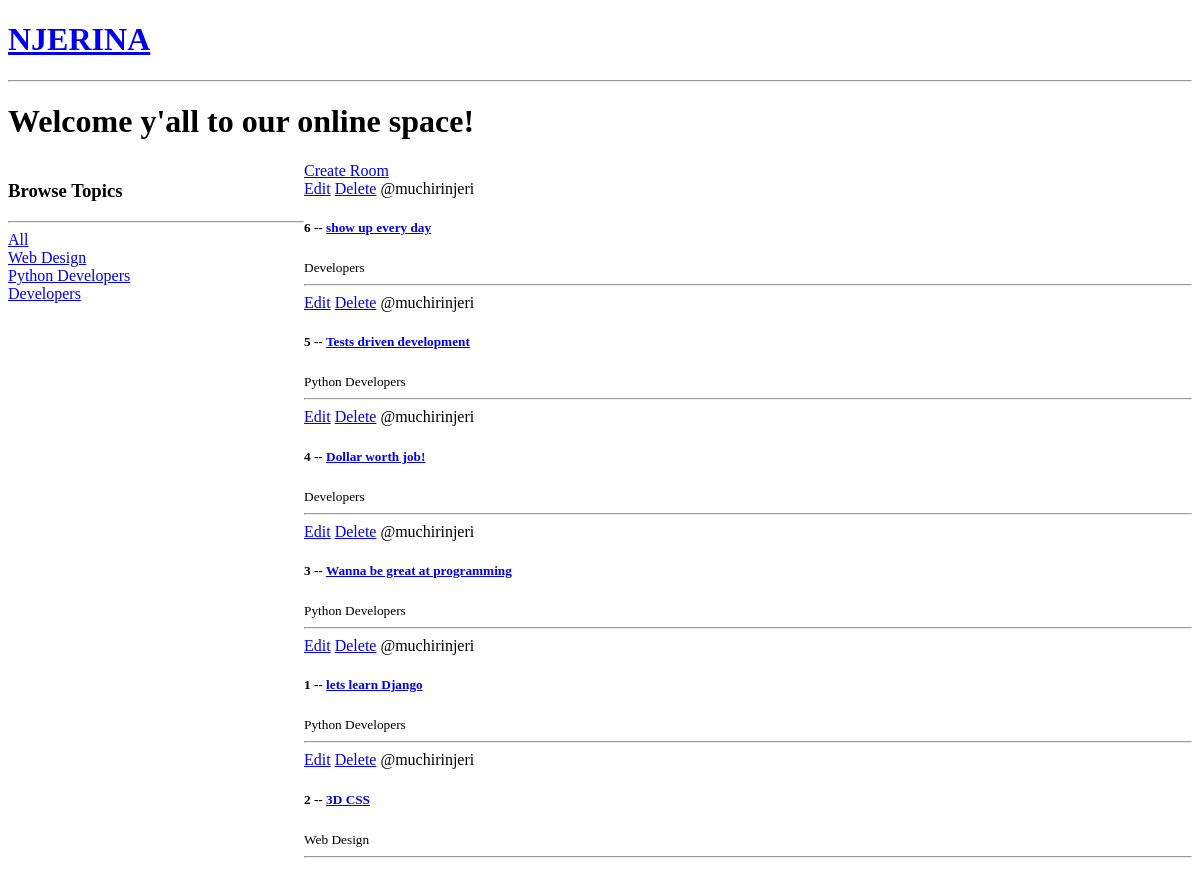
Before: / with the older database file.
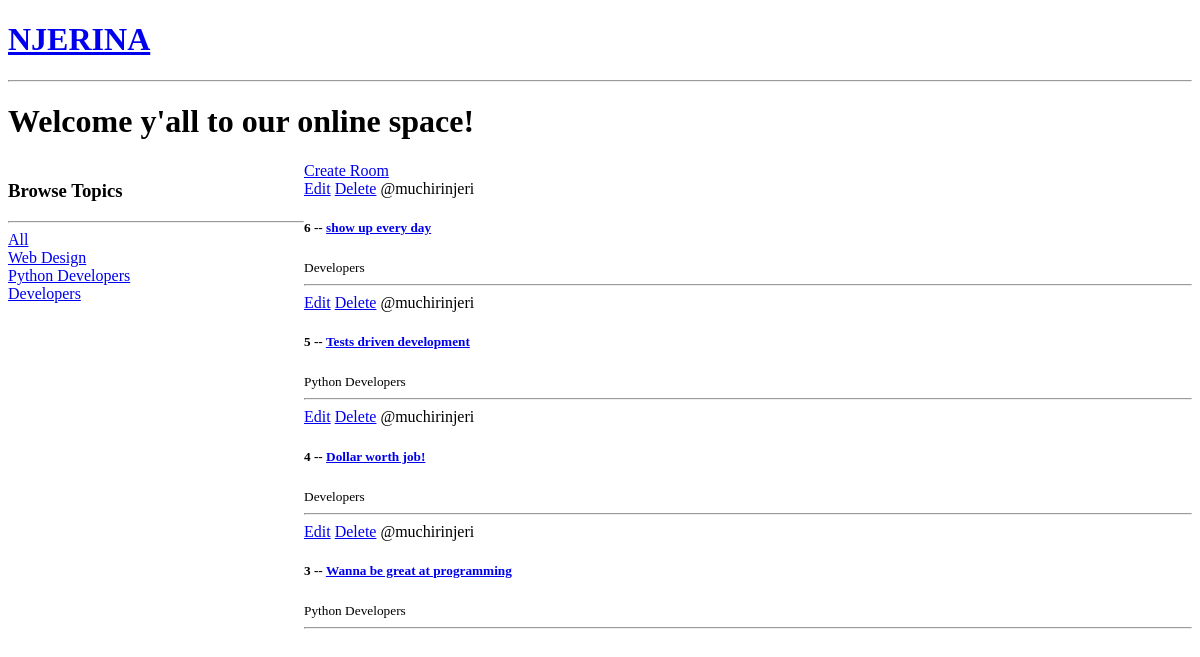
After: the same page with the newer database file.
### base/models.py (models this page shows, shortened)
class Topic(models.Model):
    name = models.CharField(max_length=200)

class Room(models.Model):
    host = models.ForeignKey(User, on_delete=models.SET_NULL, null=True)
    topic = models.ForeignKey(Topic, on_delete=models.SET_NULL, null=True)
    name = models.CharField(max_length=200)
    description = models.TextField(null=True, blank=True)
    updated = models.DateTimeField(auto_now=True)
    created = models.DateTimeField(auto_now_add=True)
    class Meta:
        ordering = ['-updated', '-created']

### base/views.py (the view)
# urls.py: path('', views.homePage, name="home_page"),
def homePage(request):
    rooms = Room.objects.all()
    topics  = Topic.objects.all()
    context = {'rooms': rooms, 'topics': topics}
    return render(request, 'base/home.html', context)

### base/templates/base/home.html (shortened to what this page needs)
{% extends 'main.html' %}
{% block content %}
<h1>Welcome y'all to our online space!</h1>
<div class="home-container">
    <div>
        <h3>Browse Topics</h3>
        <hr>
        <div>
            <a href="{%url 'home_page'%}">All</a>
        </div>
        {% for topic in topics %}
            <div>
                <a href="{% url 'home_page' %}?q={{topic.name}}">{{topic.name}}</a>
            </div>
        {% endfor %}
    </div>
    <div>
        <a href="{% url 'create-room' %}">Create Room</a>
        <div>
        {% for room in rooms %}
            <div>
                <a href="{% url 'update-room' room.id %}">Edit</a>
                <a href="{% url 'delete-room' room.id %}">Delete</a>
                <span>@{{room.host.username}}</span>
                <h5>{{room.id}} -- <a href="{% url 'room' room.id %}">{{room.name}}</a></h5>
                <small>{{room.topic.name}}</small>
                <hr>
            </div>
        {% endfor %}
        </div>
    </div>
</div>
{% endblock %}

Changed rows visible on the page:
removed Room: host.username "muchirinjeri", id "1", name "lets learn Django", topic.name "Python Developers"
removed Room: host.username "muchirinjeri", id "2", name "3D CSS", topic.name "Web Design"
